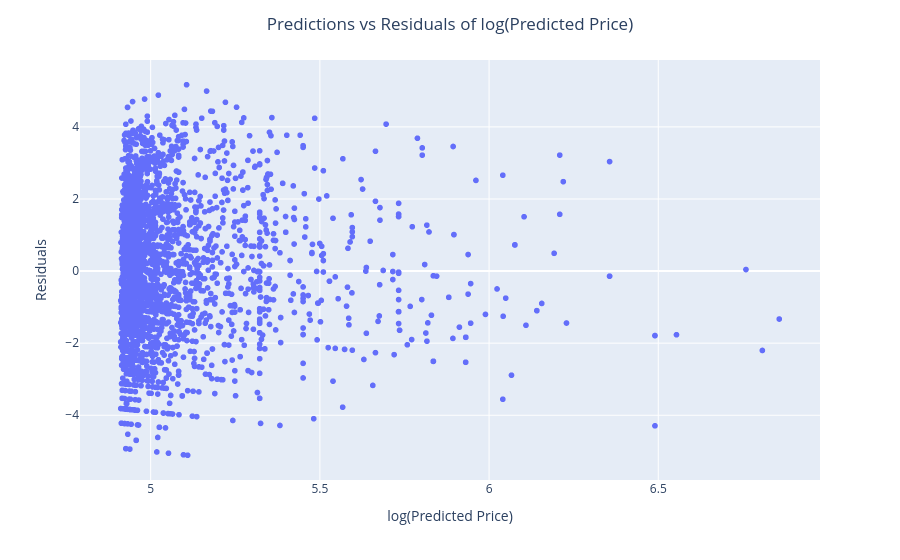

The code cell stored with this chart in its notebook:
### Code cell
LM.predict(X)
DF_model2['predict'] = LM.predict(X)

DF_model2['Residual'] = DF_model2['log_price']-DF_model2['predict']

fig = px.scatter(DF_model2, x = 'predict', y = 'Residual')

fig.update_layout(title = "Predictions vs Residuals of log(Predicted Price)",
                  title_x = .5,
                  xaxis_title = "log(Predicted Price)",
                  yaxis_title = "Residuals")
fig.show()

print(LM.coef_)
print(LM.intercept_)

### Figure 1 — Plotly figure (JSON) as saved in the notebook; plotly's stock layout.template omitted (floating-point values rounded to 4 significant figures; data arrays with more than 128 entries replaced by an {"elided": "..."} marker saying what was removed)
{"data": [{"hovertemplate": "predict=%{x}<br>Residual=%{y}<extra></extra>", "legendgroup": "", "marker": {"color": "#636efa", "symbol": "circle"}, "mode": "markers", "name": "", "showlegend": false, "type": "scattergl", "x": {"elided": "3211 float values"}, "xaxis": "x", "y": {"elided": "3211 float values"}, "yaxis": "y"}], "layout": {"legend": {"tracegroupgap": 0}, "margin": {"t": 60}, "title": {"text": "Predictions vs Residuals of log(Predicted Price)", "x": 0.5}, "xaxis": {"anchor": "y", "domain": [0, 1], "title": {"text": "log(Predicted Price)"}}, "yaxis": {"anchor": "x", "domain": [0, 1], "title": {"text": "Residuals"}}}}
